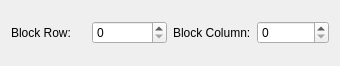
<?xml version="1.0" encoding="UTF-8"?>
<ui version="4.0">
 <class>UrBlockPropertiesWidget</class>
 <widget class="QWidget" name="UrBlockPropertiesWidget">
  <property name="geometry">
   <rect>
    <x>0</x>
    <y>0</y>
    <width>340</width>
    <height>66</height>
   </rect>
  </property>
  <property name="windowTitle">
   <string>Form</string>
  </property>
  <layout class="QHBoxLayout" name="horizontalLayout_4">
   <item>
    <layout class="QHBoxLayout" name="horizontalLayout_3">
     <item>
      <layout class="QHBoxLayout" name="horizontalLayout">
       <item>
        <widget class="QLabel" name="label">
         <property name="text">
          <string>Block Row:</string>
         </property>
        </widget>
       </item>
       <item>
        <widget class="QSpinBox" name="wBlockRowSpinBox"/>
       </item>
      </layout>
     </item>
     <item>
      <layout class="QHBoxLayout" name="horizontalLayout_2">
       <item>
        <widget class="QLabel" name="label_2">
         <property name="text">
          <string>Block Column:</string>
         </property>
        </widget>
       </item>
       <item>
        <widget class="QSpinBox" name="wBlockColumnSpinBox"/>
       </item>
      </layout>
     </item>
    </layout>
   </item>
  </layout>
 </widget>
 <resources/>
 <connections/>
</ui>
